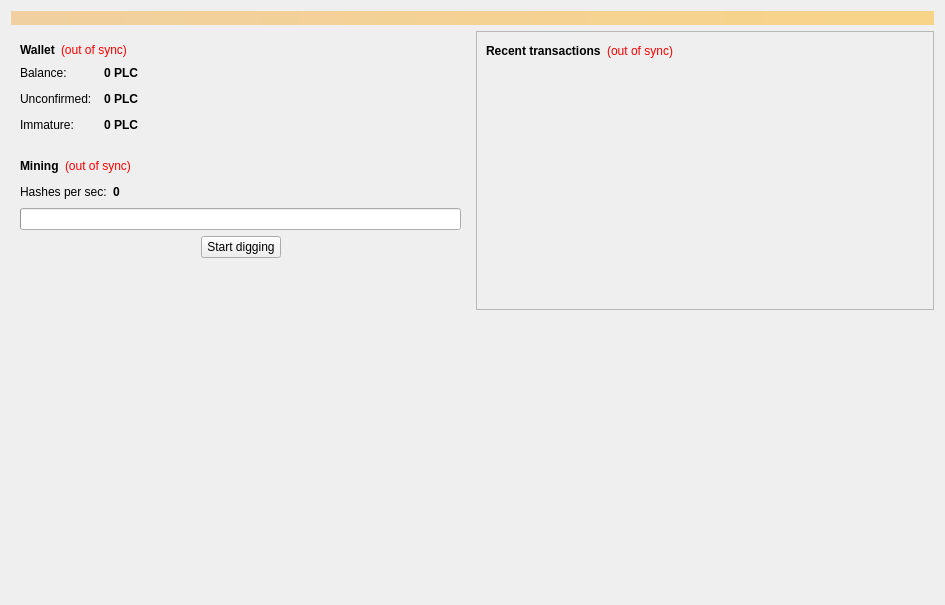
<?xml version="1.0" encoding="UTF-8"?>
<ui version="4.0">
 <class>OverviewPage</class>
 <widget class="QWidget" name="OverviewPage">
  <property name="geometry">
   <rect>
    <x>0</x>
    <y>0</y>
    <width>945</width>
    <height>605</height>
   </rect>
  </property>
  <property name="windowTitle">
   <string>Form</string>
  </property>
  <layout class="QVBoxLayout" name="verticalLayout_2">
   <item>
    <widget class="QLabel" name="labelAlerts">
     <property name="enabled">
      <bool>true</bool>
     </property>
     <property name="visible">
      <bool>false</bool>
     </property>
     <property name="styleSheet">
      <string notr="true">background-color: qlineargradient(x1: 0, y1: 0, x2: 1, y2: 0, stop:0 #F0D0A0, stop:1 #F8D488); color:#000000;</string>
     </property>
     <property name="wordWrap">
      <bool>true</bool>
     </property>
     <property name="margin">
      <number>3</number>
     </property>
    </widget>
   </item>
   <item>
    <layout class="QVBoxLayout" name="verticalLayout">
     <item>
      <layout class="QHBoxLayout" name="horizontalLayout_12" stretch="1,1">
       <item>
        <layout class="QVBoxLayout" name="verticalLayout_13">
         <item>
          <widget class="QFrame" name="frame_3">
           <property name="frameShape">
            <enum>QFrame::NoFrame</enum>
           </property>
           <property name="frameShadow">
            <enum>QFrame::Raised</enum>
           </property>
           <layout class="QVBoxLayout" name="verticalLayout_14">
            <item>
             <layout class="QHBoxLayout" name="horizontalLayout_13">
              <item>
               <widget class="QLabel" name="label_14">
                <property name="font">
                 <font>
                  <weight>75</weight>
                  <bold>true</bold>
                 </font>
                </property>
                <property name="text">
                 <string>Wallet</string>
                </property>
               </widget>
              </item>
              <item>
               <widget class="QLabel" name="labelWalletStatus">
                <property name="toolTip">
                 <string>The displayed information may be out of date. Your wallet automatically synchronizes with the Litecoin network after a connection is established, but this process has not completed yet.</string>
                </property>
                <property name="styleSheet">
                 <string notr="true">QLabel { color: red; }</string>
                </property>
                <property name="text">
                 <string notr="true">(out of sync)</string>
                </property>
                <property name="alignment">
                 <set>Qt::AlignLeading|Qt::AlignLeft|Qt::AlignVCenter</set>
                </property>
               </widget>
              </item>
              <item>
               <spacer name="horizontalSpacer_11">
                <property name="orientation">
                 <enum>Qt::Horizontal</enum>
                </property>
                <property name="sizeHint" stdset="0">
                 <size>
                  <width>40</width>
                  <height>20</height>
                 </size>
                </property>
               </spacer>
              </item>
             </layout>
            </item>
            <item>
             <layout class="QFormLayout" name="formLayout_5">
              <property name="fieldGrowthPolicy">
               <enum>QFormLayout::AllNonFixedFieldsGrow</enum>
              </property>
              <property name="horizontalSpacing">
               <number>12</number>
              </property>
              <property name="verticalSpacing">
               <number>12</number>
              </property>
              <item row="0" column="0">
               <widget class="QLabel" name="label_15">
                <property name="text">
                 <string>Balance:</string>
                </property>
               </widget>
              </item>
              <item row="0" column="1">
               <widget class="QLabel" name="labelBalance">
                <property name="font">
                 <font>
                  <weight>75</weight>
                  <bold>true</bold>
                 </font>
                </property>
                <property name="cursor">
                 <cursorShape>IBeamCursor</cursorShape>
                </property>
                <property name="toolTip">
                 <string>Your current balance</string>
                </property>
                <property name="text">
                 <string notr="true">0 PLC</string>
                </property>
                <property name="textInteractionFlags">
                 <set>Qt::LinksAccessibleByMouse|Qt::TextSelectableByKeyboard|Qt::TextSelectableByMouse</set>
                </property>
               </widget>
              </item>
              <item row="1" column="0">
               <widget class="QLabel" name="label_16">
                <property name="text">
                 <string>Unconfirmed:</string>
                </property>
               </widget>
              </item>
              <item row="1" column="1">
               <widget class="QLabel" name="labelUnconfirmed">
                <property name="font">
                 <font>
                  <weight>75</weight>
                  <bold>true</bold>
                 </font>
                </property>
                <property name="cursor">
                 <cursorShape>IBeamCursor</cursorShape>
                </property>
                <property name="toolTip">
                 <string>Total of transactions that have yet to be confirmed, and do not yet count toward the current balance</string>
                </property>
                <property name="text">
                 <string notr="true">0 PLC</string>
                </property>
                <property name="textInteractionFlags">
                 <set>Qt::LinksAccessibleByMouse|Qt::TextSelectableByKeyboard|Qt::TextSelectableByMouse</set>
                </property>
               </widget>
              </item>
              <item row="2" column="0">
               <widget class="QLabel" name="labelImmatureText">
                <property name="text">
                 <string>Immature:</string>
                </property>
               </widget>
              </item>
              <item row="2" column="1">
               <widget class="QLabel" name="labelImmature">
                <property name="font">
                 <font>
                  <weight>75</weight>
                  <bold>true</bold>
                 </font>
                </property>
                <property name="toolTip">
                 <string>Mined balance that has not yet matured</string>
                </property>
                <property name="text">
                 <string notr="true">0 PLC</string>
                </property>
                <property name="textInteractionFlags">
                 <set>Qt::LinksAccessibleByMouse|Qt::TextSelectableByKeyboard|Qt::TextSelectableByMouse</set>
                </property>
               </widget>
              </item>
             </layout>
            </item>
           </layout>
          </widget>
         </item>
         <item>
          <widget class="QFrame" name="frame_9">
           <property name="frameShape">
            <enum>QFrame::NoFrame</enum>
           </property>
           <property name="frameShadow">
            <enum>QFrame::Raised</enum>
           </property>
           <layout class="QVBoxLayout" name="verticalLayout_3">
            <item>
             <layout class="QHBoxLayout" name="horizontalLayout">
              <item>
               <widget class="QLabel" name="labelMining">
                <property name="font">
                 <font>
                  <weight>75</weight>
                  <bold>true</bold>
                 </font>
                </property>
                <property name="text">
                 <string>Mining</string>
                </property>
               </widget>
              </item>
              <item>
               <widget class="QLabel" name="labelDigStatus">
                <property name="toolTip">
                 <string>The displayed information may be out of date. Your wallet automatically synchronizes with the PLNcoin network after a connection is established, but this process has not completed yet.</string>
                </property>
                <property name="styleSheet">
                 <string notr="true">QLabel { color: red; }</string>
                </property>
                <property name="text">
                 <string notr="true">(out of sync)</string>
                </property>
                <property name="alignment">
                 <set>Qt::AlignLeading|Qt::AlignLeft|Qt::AlignVCenter</set>
                </property>
               </widget>
              </item>
              <item>
               <spacer name="horizontalSpacer_7">
                <property name="orientation">
                 <enum>Qt::Horizontal</enum>
                </property>
                <property name="sizeHint" stdset="0">
                 <size>
                  <width>18</width>
                  <height>20</height>
                 </size>
                </property>
               </spacer>
              </item>
             </layout>
            </item>
            <item>
             <layout class="QHBoxLayout" name="horizontalLayout_5">
              <item>
               <widget class="QLabel" name="label_7">
                <property name="text">
                 <string>Hashes per sec:</string>
                </property>
               </widget>
              </item>
              <item>
               <widget class="QLabel" name="lblHashes">
                <property name="font">
                 <font>
                  <weight>75</weight>
                  <bold>true</bold>
                 </font>
                </property>
                <property name="text">
                 <string>0</string>
                </property>
               </widget>
              </item>
              <item>
               <spacer name="horizontalSpacer_4">
                <property name="orientation">
                 <enum>Qt::Horizontal</enum>
                </property>
                <property name="sizeHint" stdset="0">
                 <size>
                  <width>18</width>
                  <height>20</height>
                 </size>
                </property>
               </spacer>
              </item>
             </layout>
            </item>
            <item>
             <layout class="QHBoxLayout" name="horizontalLayout_6">
              <item>
               <layout class="QGridLayout" name="gridLayout">
                <item row="0" column="0">
                 <widget class="QProgressBar" name="progressBar">
                  <property name="enabled">
                   <bool>true</bool>
                  </property>
                  <property name="statusTip">
                   <string>Maximum: 0</string>
                  </property>
                  <property name="maximum">
                   <number>1000</number>
                  </property>
                  <property name="value">
                   <number>0</number>
                  </property>
                  <property name="textVisible">
                   <bool>false</bool>
                  </property>
                  <property name="format">
                   <string notr="true"/>
                  </property>
                 </widget>
                </item>
                <item row="1" column="0">
                 <layout class="QHBoxLayout" name="horizontalLayout_3">
                  <item>
                   <spacer name="horizontalSpacer_6">
                    <property name="orientation">
                     <enum>Qt::Horizontal</enum>
                    </property>
                    <property name="sizeHint" stdset="0">
                     <size>
                      <width>48</width>
                      <height>20</height>
                     </size>
                    </property>
                   </spacer>
                  </item>
                  <item>
                   <widget class="QPushButton" name="btnDig">
                    <property name="text">
                     <string>Start digging</string>
                    </property>
                   </widget>
                  </item>
                  <item>
                   <spacer name="horizontalSpacer_5">
                    <property name="orientation">
                     <enum>Qt::Horizontal</enum>
                    </property>
                    <property name="sizeHint" stdset="0">
                     <size>
                      <width>48</width>
                      <height>20</height>
                     </size>
                    </property>
                   </spacer>
                  </item>
                 </layout>
                </item>
               </layout>
              </item>
             </layout>
            </item>
            <item>
             <spacer name="verticalSpacer_6">
              <property name="orientation">
               <enum>Qt::Vertical</enum>
              </property>
              <property name="sizeType">
               <enum>QSizePolicy::MinimumExpanding</enum>
              </property>
              <property name="sizeHint" stdset="0">
               <size>
                <width>20</width>
                <height>40</height>
               </size>
              </property>
             </spacer>
            </item>
           </layout>
          </widget>
         </item>
        </layout>
       </item>
       <item>
        <layout class="QVBoxLayout" name="verticalLayout_15">
         <item>
          <widget class="QFrame" name="frame_8">
           <property name="frameShape">
            <enum>QFrame::StyledPanel</enum>
           </property>
           <property name="frameShadow">
            <enum>QFrame::Raised</enum>
           </property>
           <layout class="QVBoxLayout" name="verticalLayout_16">
            <item>
             <layout class="QHBoxLayout" name="horizontalLayout_14">
              <item>
               <widget class="QLabel" name="label_17">
                <property name="text">
                 <string>&lt;b&gt;Recent transactions&lt;/b&gt;</string>
                </property>
               </widget>
              </item>
              <item>
               <widget class="QLabel" name="labelTransactionsStatus">
                <property name="toolTip">
                 <string>The displayed information may be out of date. Your wallet automatically synchronizes with the Litecoin network after a connection is established, but this process has not completed yet.</string>
                </property>
                <property name="styleSheet">
                 <string notr="true">QLabel { color: red; }</string>
                </property>
                <property name="text">
                 <string notr="true">(out of sync)</string>
                </property>
                <property name="alignment">
                 <set>Qt::AlignRight|Qt::AlignTrailing|Qt::AlignVCenter</set>
                </property>
               </widget>
              </item>
              <item>
               <spacer name="horizontalSpacer_12">
                <property name="orientation">
                 <enum>Qt::Horizontal</enum>
                </property>
                <property name="sizeHint" stdset="0">
                 <size>
                  <width>40</width>
                  <height>20</height>
                 </size>
                </property>
               </spacer>
              </item>
             </layout>
            </item>
            <item>
             <widget class="QListView" name="listTransactions">
              <property name="styleSheet">
               <string notr="true">QListView { background: transparent; }</string>
              </property>
              <property name="frameShape">
               <enum>QFrame::NoFrame</enum>
              </property>
              <property name="verticalScrollBarPolicy">
               <enum>Qt::ScrollBarAlwaysOff</enum>
              </property>
              <property name="horizontalScrollBarPolicy">
               <enum>Qt::ScrollBarAlwaysOff</enum>
              </property>
              <property name="selectionMode">
               <enum>QAbstractItemView::NoSelection</enum>
              </property>
             </widget>
            </item>
            <item>
             <spacer name="verticalSpacer_5">
              <property name="orientation">
               <enum>Qt::Vertical</enum>
              </property>
              <property name="sizeType">
               <enum>QSizePolicy::MinimumExpanding</enum>
              </property>
              <property name="sizeHint" stdset="0">
               <size>
                <width>20</width>
                <height>40</height>
               </size>
              </property>
             </spacer>
            </item>
           </layout>
          </widget>
         </item>
        </layout>
       </item>
      </layout>
     </item>
     <item>
      <widget class="QFrame" name="frame_10">
       <property name="frameShape">
        <enum>QFrame::NoFrame</enum>
       </property>
       <property name="frameShadow">
        <enum>QFrame::Raised</enum>
       </property>
       <layout class="QVBoxLayout" name="verticalLayout_18">
        <item>
         <widget class="QCustomPlot" name="qChart" native="true">
          <property name="sizePolicy">
           <sizepolicy hsizetype="Expanding" vsizetype="Expanding">
            <horstretch>0</horstretch>
            <verstretch>0</verstretch>
           </sizepolicy>
          </property>
          <property name="acceptDrops">
           <bool>false</bool>
          </property>
         </widget>
        </item>
       </layout>
      </widget>
     </item>
    </layout>
   </item>
  </layout>
 </widget>
 <customwidgets>
  <customwidget>
   <class>QCustomPlot</class>
   <extends>QWidget</extends>
   <header>qcustomplot.h</header>
   <container>1</container>
  </customwidget>
 </customwidgets>
 <resources/>
 <connections/>
</ui>
